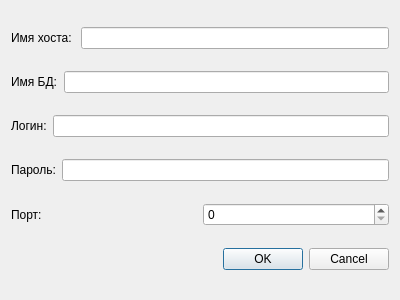
<?xml version="1.0" encoding="UTF-8"?>
<ui version="4.0">
 <class>Dialog</class>
 <widget class="QDialog" name="Dialog">
  <property name="geometry">
   <rect>
    <x>0</x>
    <y>0</y>
    <width>400</width>
    <height>300</height>
   </rect>
  </property>
  <property name="windowTitle">
   <string>Dialog</string>
  </property>
  <layout class="QVBoxLayout" name="verticalLayout">
   <item>
    <layout class="QHBoxLayout" name="horizontalLayout">
     <item>
      <widget class="QLabel" name="label">
       <property name="sizePolicy">
        <sizepolicy hsizetype="Maximum" vsizetype="Preferred">
         <horstretch>0</horstretch>
         <verstretch>0</verstretch>
        </sizepolicy>
       </property>
       <property name="layoutDirection">
        <enum>Qt::RightToLeft</enum>
       </property>
       <property name="text">
        <string>Имя хоста: </string>
       </property>
       <property name="textFormat">
        <enum>Qt::PlainText</enum>
       </property>
       <property name="alignment">
        <set>Qt::AlignRight|Qt::AlignTrailing|Qt::AlignVCenter</set>
       </property>
      </widget>
     </item>
     <item>
      <widget class="QLineEdit" name="lineEdit"/>
     </item>
    </layout>
   </item>
   <item>
    <layout class="QHBoxLayout" name="horizontalLayout_2">
     <item>
      <widget class="QLabel" name="label_2">
       <property name="text">
        <string>&lt;html&gt;&lt;head/&gt;&lt;body&gt;&lt;p&gt;Имя БД:&lt;/p&gt;&lt;/body&gt;&lt;/html&gt;</string>
       </property>
      </widget>
     </item>
     <item>
      <widget class="QLineEdit" name="lineEdit_2"/>
     </item>
    </layout>
   </item>
   <item>
    <layout class="QHBoxLayout" name="horizontalLayout_3">
     <item>
      <widget class="QLabel" name="label_3">
       <property name="text">
        <string>Логин:</string>
       </property>
      </widget>
     </item>
     <item>
      <widget class="QLineEdit" name="lineEdit_3"/>
     </item>
    </layout>
   </item>
   <item>
    <layout class="QHBoxLayout" name="horizontalLayout_4">
     <item>
      <widget class="QLabel" name="label_4">
       <property name="text">
        <string>Пароль:</string>
       </property>
      </widget>
     </item>
     <item>
      <widget class="QLineEdit" name="lineEdit_4"/>
     </item>
    </layout>
   </item>
   <item>
    <layout class="QHBoxLayout" name="horizontalLayout_5">
     <item>
      <widget class="QLabel" name="label_5">
       <property name="text">
        <string>Порт:</string>
       </property>
      </widget>
     </item>
     <item>
      <widget class="QSpinBox" name="spinBox"/>
     </item>
    </layout>
   </item>
   <item>
    <widget class="QDialogButtonBox" name="buttonBox">
     <property name="orientation">
      <enum>Qt::Horizontal</enum>
     </property>
     <property name="standardButtons">
      <set>QDialogButtonBox::Cancel|QDialogButtonBox::Ok</set>
     </property>
    </widget>
   </item>
  </layout>
 </widget>
 <resources/>
 <connections>
  <connection>
   <sender>buttonBox</sender>
   <signal>accepted()</signal>
   <receiver>Dialog</receiver>
   <slot>accept()</slot>
   <hints>
    <hint type="sourcelabel">
     <x>248</x>
     <y>254</y>
    </hint>
    <hint type="destinationlabel">
     <x>157</x>
     <y>274</y>
    </hint>
   </hints>
  </connection>
  <connection>
   <sender>buttonBox</sender>
   <signal>rejected()</signal>
   <receiver>Dialog</receiver>
   <slot>reject()</slot>
   <hints>
    <hint type="sourcelabel">
     <x>316</x>
     <y>260</y>
    </hint>
    <hint type="destinationlabel">
     <x>286</x>
     <y>274</y>
    </hint>
   </hints>
  </connection>
 </connections>
</ui>
